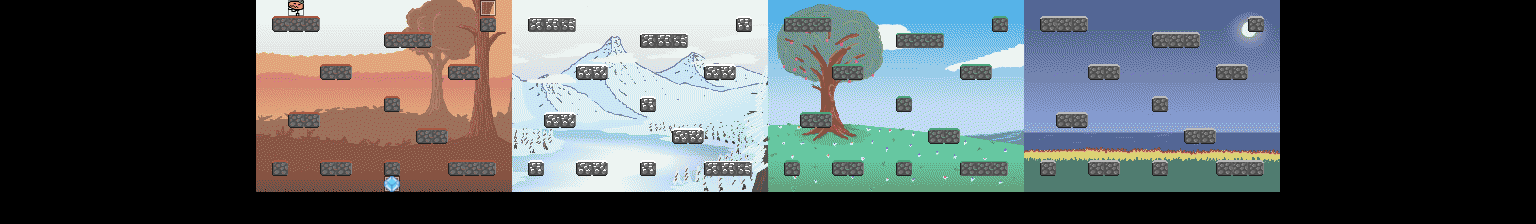

Rendered tile map (Tiled .tmx) drawn with the repository's tilesets; below, a short description and the map source with its tile grids summarised:
An orthogonal 96x14 tile map with 16x16 px tiles, 5 tile layers (bg, background, map, objects, ...), 3 tilesets.

<map version="1.9" tiledversion="1.9.2" orientation="orthogonal" renderorder="right-down" width="96" height="14" tilewidth="16" tileheight="16" hexsidelength="0" infinite="0" nextlayerid="9" nextobjectid="1" compressionlevel="0">
  <properties>
    <property name="padding_bottom" type="int" value="2" />
    <property name="padding_top" type="int" value="2" />
    <property name="solid_bottom" type="bool" value="false" />
    <property name="solid_left" type="bool" value="false" />
    <property name="solid_right" type="bool" value="false" />
    <property name="solid_top" type="bool" value="false" />
  </properties>
  <tileset firstgid="1" source="../Actors.tsx" />
  <tileset firstgid="257" source="../Blocks.tsx" />
  <tileset firstgid="513" source="tileset.tileset.tsx" />
  <layer id="1" name="bg" width="96" height="14">
    <data>[1344 cells, 0 non-empty, 0 distinct tile ids]</data>
    <properties>
      <property name="amiga_ocs" type="bool" value="true" />
      <property name="foreground" type="bool" value="false" />
      <property name="megadrive" type="bool" value="true" />
    </properties>
  </layer>
  <layer id="7" name="background" width="96" height="14">
    <data>[1344 cells, 768 non-empty, 768 distinct tile ids]</data>
    <properties>
      <property name="amiga_ocs" type="bool" value="true" />
      <property name="foreground" type="bool" value="false" />
      <property name="megadrive" type="bool" value="true" />
    </properties>
  </layer>
  <layer id="6" name="map" width="96" height="14">
    <data>[1344 cells, 92 non-empty, 20 distinct tile ids]</data>
    <properties>
      <property name="amiga_ocs" type="bool" value="true" />
      <property name="foreground" type="bool" value="false" />
      <property name="megadrive" type="bool" value="true" />
    </properties>
  </layer>
  <layer id="2" name="objects" width="96" height="14">
    <data>[1344 cells, 3 non-empty, 3 distinct tile ids]</data>
    <properties>
      <property name="amiga_ocs" type="bool" value="true" />
      <property name="foreground" type="bool" value="false" />
      <property name="megadrive" type="bool" value="true" />
    </properties>
  </layer>
  <layer id="3" name="foreground" width="96" height="14">
    <data>[1344 cells, 0 non-empty, 0 distinct tile ids]</data>
    <properties>
      <property name="amiga_ocs" type="bool" value="true" />
      <property name="foreground" type="bool" value="true" />
      <property name="megadrive" type="bool" value="true" />
    </properties>
  </layer>
  <objectgroup id="5" name="events" />
</map>
